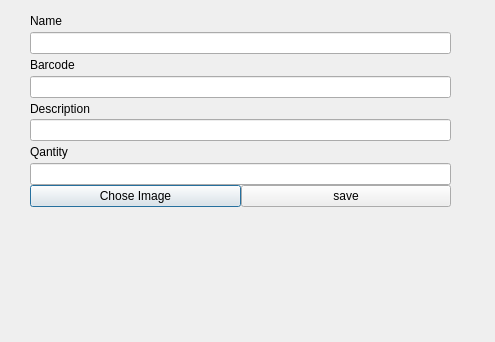
<?xml version="1.0" encoding="UTF-8"?>
<ui version="4.0">
 <class>ShowOrSetData</class>
 <widget class="QDialog" name="ShowOrSetData">
  <property name="geometry">
   <rect>
    <x>0</x>
    <y>0</y>
    <width>495</width>
    <height>342</height>
   </rect>
  </property>
  <property name="windowTitle">
   <string>Dialog</string>
  </property>
  <widget class="QWidget" name="verticalLayoutWidget">
   <property name="geometry">
    <rect>
     <x>30</x>
     <y>10</y>
     <width>421</width>
     <height>197</height>
    </rect>
   </property>
   <layout class="QVBoxLayout" name="verticalLayout">
    <property name="spacing">
     <number>0</number>
    </property>
    <item>
     <widget class="QLabel" name="label">
      <property name="text">
       <string>Name</string>
      </property>
     </widget>
    </item>
    <item>
     <widget class="QLineEdit" name="nameLine"/>
    </item>
    <item>
     <widget class="QLabel" name="label_2">
      <property name="text">
       <string>Barcode</string>
      </property>
     </widget>
    </item>
    <item>
     <widget class="QLineEdit" name="barcodeLine"/>
    </item>
    <item>
     <widget class="QLabel" name="label_3">
      <property name="text">
       <string>Description</string>
      </property>
     </widget>
    </item>
    <item>
     <widget class="QLineEdit" name="descriptionLine"/>
    </item>
    <item>
     <widget class="QLabel" name="label_4">
      <property name="text">
       <string>Qantity</string>
      </property>
     </widget>
    </item>
    <item>
     <widget class="QLineEdit" name="qantityLine"/>
    </item>
    <item>
     <layout class="QHBoxLayout" name="horizontalLayout">
      <item>
       <widget class="QPushButton" name="choseButton">
        <property name="text">
         <string>Chose Image</string>
        </property>
       </widget>
      </item>
      <item>
       <widget class="QPushButton" name="saveButton">
        <property name="text">
         <string>save</string>
        </property>
       </widget>
      </item>
     </layout>
    </item>
   </layout>
  </widget>
  <widget class="QLabel" name="img">
   <property name="geometry">
    <rect>
     <x>30</x>
     <y>220</y>
     <width>421</width>
     <height>91</height>
    </rect>
   </property>
   <property name="inputMethodHints">
    <set>Qt::ImhNone</set>
   </property>
   <property name="text">
    <string/>
   </property>
  </widget>
 </widget>
 <resources/>
 <connections/>
</ui>
